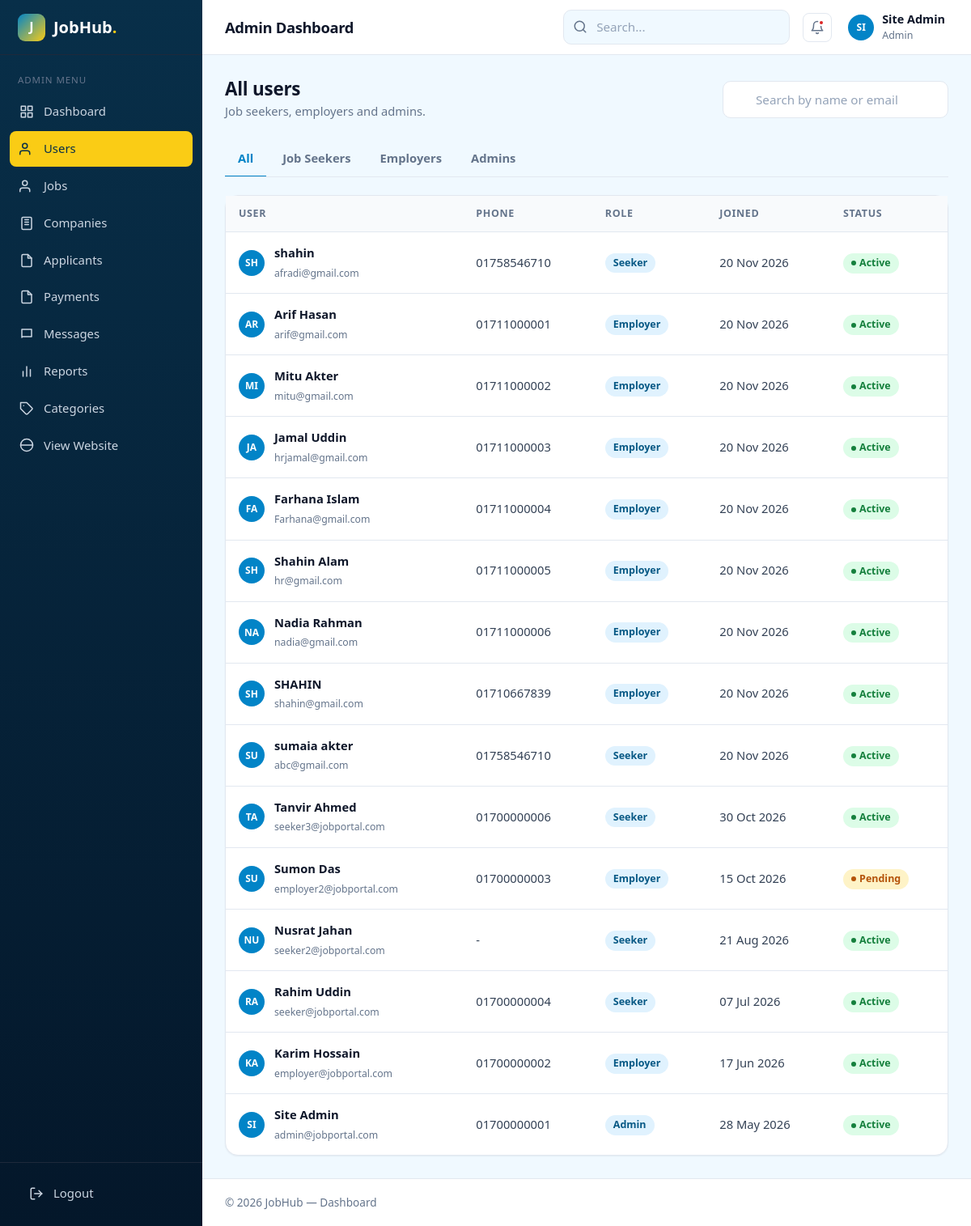
Screenshot of /admin/users.php (signed in) with the database file from the repository.
### tables this page shows
CREATE TABLE `users` (
  `id` int UNSIGNED NOT NULL,
  `name` varchar(100) NOT NULL,
  `email` varchar(150) NOT NULL,
  `phone` varchar(20) DEFAULT NULL,
  `password` varchar(255) NOT NULL,
  `role` enum('admin','employer','seeker') NOT NULL,
  `status` enum('active','pending','blocked') NOT NULL DEFAULT 'active',
  `created_at` timestamp NOT NULL DEFAULT CURRENT_TIMESTAMP
);

### admin/users.php (the view, shortened to what this page needs)
<?php
include('../dbconfig.php');
$role = isset($_GET['role']) ? $_GET['role'] : '';
$where = "WHERE 1";
$users = $conn->query("SELECT * FROM users $where ORDER BY created_at DESC");
$statusColor = array('active' => 'badge-success', 'pending' => 'badge-warning', 'blocked' => 'badge-danger');
?>
<!DOCTYPE html>
<html lang="en">
<head>
  <link rel="stylesheet" href="../assets/css/style.css?v=2">
</head>
<body class="dash-body">
<?php include('include/leftbar.php'); ?>
  <?php include('include/header.php'); ?>
  <main class="dash-content">
    <div class="page-actions">
      <div><h2>All users</h2><p>Job seekers, employers and admins.</p></div>
      <form action="" method="get" class="input-icon">
        <input class="form-control" name="q" placeholder="Search by name or email" value="<?php echo htmlspecialchars($_GET['q'] ?? ''); ?>">
      </form>
    </div>
    <div class="tabs mb-2">
      <a class="tab-btn <?php if ($role == '') echo 'active'; ?>" href="users.php">All</a>
      <a class="tab-btn <?php if ($role == 'seeker') echo 'active'; ?>" href="users.php?role=seeker">Job Seekers</a>
      <a class="tab-btn <?php if ($role == 'employer') echo 'active'; ?>" href="users.php?role=employer">Employers</a>
      <a class="tab-btn <?php if ($role == 'admin') echo 'active'; ?>" href="users.php?role=admin">Admins</a>
    </div>
    <div class="card">
      <div class="table-wrap">
        <table class="table">
          <thead><tr><th>User</th><th>Phone</th><th>Role</th><th>Joined</th><th>Status</th></tr></thead>
          <tbody>
          <?php while ($u = $users->fetch_assoc()) { ?>
            <tr>
              <td><div class="cell-user"><span class="avatar sm"><?php echo strtoupper(substr($u['name'], 0, 2)); ?></span>
                <div><strong><?php echo $u['name']; ?></strong><small><?php echo $u['email']; ?></small></div></div></td>
              <td><?php echo $u['phone'] ? $u['phone'] : '-'; ?></td>
              <td><span class="badge badge-primary"><?php echo ucfirst($u['role']); ?></span></td>
              <td><?php echo date('d M Y', strtotime($u['created_at'])); ?></td>
              <td><span class="badge badge-dot <?php echo $statusColor[$u['status']]; ?>"><?php echo ucfirst($u['status']); ?></span></td>
            </tr>
          <?php } ?>
          </tbody>
        </table>
      </div>
    </div>
  </main>
  <footer class="dash-footer">&copy; 2026 JobHub — Dashboard</footer>
</div>
</body>
</html>

### assets/css/style.css (style rules this page uses)
:root { --primary: #0f766e; --primary-dark: #0b5952; --primary-light: #e6f4f2; --accent: #f59e0b; --text: #0f172a; --text-2: #334155; --muted: #64748b; --border: #e2e8f0; --bg: #f6f8fa; --white: #ffffff; --success: #15803d; --success-bg: #dcfce7; --danger: #dc2626; --danger-bg: #fee2e2; --warning: #b45309; --warning-bg: #fef3c7; --info: #1d4ed8; --info-bg: #dbeafe; --radius: 10px; --radius-lg: 16px; --shadow-sm: 0 1px 2px rgba(15, 23, 42, .06); --shadow: 0 4px 16px rgba(15, 23, 42, .08); --shadow-lg: 0 16px 40px rgba(15, 23, 42, .14); --sidebar-w: 250px; --font: "Segoe UI", system-ui, -apple-system, Roboto, "Helvetica Neue", Arial, sans-serif; }
*, *::before, *::after { box-sizing: border-box; }
html { scroll-behavior: smooth; }
body { margin: 0; font-family: var(--font); font-size: 15px; line-height: 1.6; color: var(--text-2); background: var(--bg); }
h1, h2, h3, h4, h5 { color: var(--text); line-height: 1.25; margin: 0 0 .5em; }
h2 { font-size: 1.9rem; letter-spacing: -.01em; }
p { margin: 0 0 1em; }
a { color: var(--primary); text-decoration: none; }
.mb-2 { margin-bottom: 16px; }
.form-control { width: 100%; padding: 10px 14px; font: inherit; font-size: .95rem; color: var(--text); background: var(--white); border: 1px solid var(--border); border-radius: var(--radius); transition: border-color .15s, box-shadow .15s; }
.form-control::placeholder { color: #94a3b8; }
.input-icon { position: relative; }
.input-icon .form-control { padding-left: 40px; }
.badge { display: inline-flex; align-items: center; gap: 4px; padding: 3px 10px; border-radius: 99px; font-size: .78rem; font-weight: 600; line-height: 1.5; white-space: nowrap; }
.badge-primary { background: var(--primary-light); color: var(--primary); }
.badge-success { background: var(--success-bg); color: var(--success); }
.badge-warning { background: var(--warning-bg); color: var(--warning); }
.badge-dot::before { content: ""; width: 6px; height: 6px; border-radius: 50%; background: currentColor; }
.card { background: var(--white); border: 1px solid var(--border); border-radius: var(--radius-lg); box-shadow: var(--shadow-sm); }
.dash-body { background: var(--bg); }
.dash-content { padding: 28px; flex: 1; }
.dash-footer { padding: 18px 28px; font-size: .85rem; color: var(--muted); border-top: 1px solid var(--border); background: var(--white); }
.page-actions { display: flex; justify-content: space-between; align-items: center; gap: 12px; margin-bottom: 24px; flex-wrap: wrap; }
.page-actions h2 { margin: 0; font-size: 1.4rem; }
.page-actions p { margin: 2px 0 0; color: var(--muted); font-size: .92rem; }
.table-wrap { overflow-x: auto; }
.table { width: 100%; border-collapse: collapse; font-size: .92rem; }
.table th { text-align: left; font-size: .78rem; text-transform: uppercase; letter-spacing: .05em; color: var(--muted); font-weight: 600; padding: 12px 16px; background: #f8fafc; border-bottom: 1px solid var(--border); white-space: nowrap; }
.table td.nowrap, .table td:nth-child(3) { white-space: nowrap; }
.table td { padding: 14px 16px; border-bottom: 1px solid var(--border); vertical-align: middle; }
.table tr:last-child td { border-bottom: 0; }
.cell-user { display: flex; align-items: center; gap: 12px; }
.cell-user strong { display: block; color: var(--text); font-weight: 600; }
.cell-user small { color: var(--muted); }
.tabs { display: flex; gap: 4px; border-bottom: 1px solid var(--border); margin-bottom: 22px; overflow-x: auto; }
.tab-btn { padding: 10px 16px; background: none; border: 0; border-bottom: 2px solid transparent; margin-bottom: -1px; font: inherit; font-weight: 600; font-size: .92rem; color: var(--muted); cursor: pointer; white-space: nowrap; }
.tab-btn.active { color: var(--primary); border-bottom-color: var(--primary); }
.avatar { width: 40px; height: 40px; border-radius: 50%; display: grid; place-items: center; font-weight: 700; font-size: .85rem; color: #fff; background: var(--primary); flex-shrink: 0; }
.avatar.sm { width: 32px; height: 32px; font-size: .75rem; }
:root { --primary: #0284c7; --primary-dark: #075985; --primary-light: #e0f2fe; --accent: #facc15; --bg: #f0f9ff; }
.badge-primary { background: #e0f2fe; color: #075985; }

### rows the page displays
users: name "SH", name "shahin", email "afradi@gmail.com", phone "01758546710", role "Seeker", created_at "20 Nov 2026", status "Active"
users: name "AR", name "Arif Hasan", email "arif@gmail.com", phone "01711000001", role "Employer", created_at "20 Nov 2026", status "Active"
users: name "MI", name "Mitu Akter", email "mitu@gmail.com", phone "01711000002", role "Employer", created_at "20 Nov 2026", status "Active"
users: name "JA", name "Jamal Uddin", email "hrjamal@gmail.com", phone "01711000003", role "Employer", created_at "20 Nov 2026", status "Active"
users: name "FA", name "Farhana Islam", email "Farhana@gmail.com", phone "01711000004", role "Employer", created_at "20 Nov 2026", status "Active"
users: name "SH", name "Shahin Alam", email "hr@gmail.com", phone "01711000005", role "Employer", created_at "20 Nov 2026", status "Active"
users: name "NA", name "Nadia Rahman", email "nadia@gmail.com", phone "01711000006", role "Employer", created_at "20 Nov 2026", status "Active"
users: name "SH", name "SHAHIN", email "shahin@gmail.com", phone "01710667839", role "Employer", created_at "20 Nov 2026", status "Active"
users: name "SU", name "sumaia akter", email "abc@gmail.com", phone "01758546710", role "Seeker", created_at "20 Nov 2026", status "Active"
users: name "TA", name "Tanvir Ahmed", email "seeker3@jobportal.com", phone "01700000006", role "Seeker", created_at "30 Oct 2026", status "Active"
users: name "SU", name "Sumon Das", email "employer2@jobportal.com", phone "01700000003", role "Employer", created_at "15 Oct 2026", status "Pending"
users: name "NU", name "Nusrat Jahan", email "seeker2@jobportal.com", role "Seeker", created_at "21 Aug 2026", status "Active"
users: name "RA", name "Rahim Uddin", email "seeker@jobportal.com", phone "01700000004", role "Seeker", created_at "07 Jul 2026", status "Active"
users: name "KA", name "Karim Hossain", email "employer@jobportal.com", phone "01700000002", role "Employer", created_at "17 Jun 2026", status "Active"
users: name "SI", name "Site Admin", email "admin@jobportal.com", phone "01700000001", role "Admin", created_at "28 May 2026", status "Active"

### other values shown
substr($_SESSION['name'], 0, 2) "SI"
$_SESSION['name'] "Site Admin"
